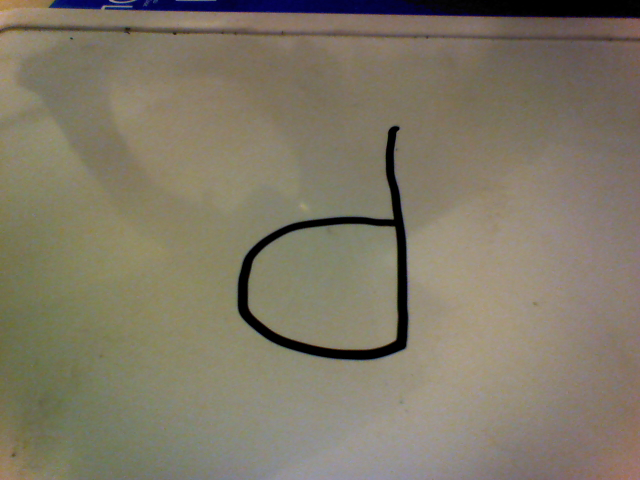
#> input picture P_OK/letterImage.png, 640 x 480 px
$ python getContours.py
#> lines starting #> are read from the running program, lines starting #| are printed output that depends on the picture; after the words box and inside, x2 and y2 are one past the last pixel; in counts of white or black regions, pixels touching at a corner belong together
import numpy as np
import cv2
import matplotlib.pyplot as plt
import pickle
from matplotlib import animation
from PIL import Image
from PIL import ImageEnhance

"""
INFO
cv2.findContours(thresh,cv2.RETR_TREE,cv2.CHAIN_APPROX_NONE) ==  return Numpy arrays of (x,y)
cv2.drawContours(IMG, arrays, DRAWINGMODE, COLOR, THICKNESS)
"""

n = 3
#image = 'sampleT.jpg'
image = 'letterImage.png'

#crop image to focus on letter
def reduceImage():
	im = Image.open(image)
#> im is the input picture: PIL image 640x480 RGB; mean R, G, B 127.7, 120.5, 103
	imArray = im.load()
	width,height = im.size
#> width = 640; height = 480
	reducX = 80
	reducY = 55
	box = (reducX,reducY, width-reducX,height-reducY)   #box(left,upper,right,lower)
#> box = (80, 55, 560, 425)
	im = im.crop(box)
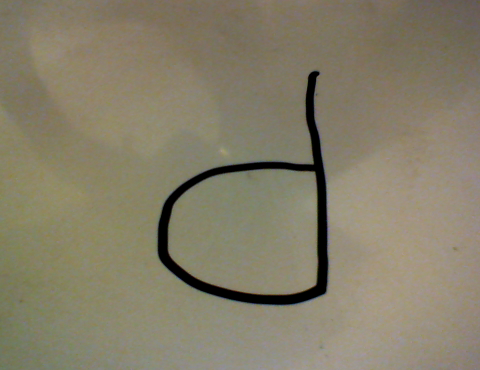
#> im: PIL image 480x370 RGB; mean R, G, B 133.3, 126.5, 105.4
	im.save('text'+str(n)+'.png')
	return im
	'''newImg = Image.new('RGB', (width-10,height-10))
	newArray = newImg.load()
	for y in range(10,height):
		for x in range(10,width):
			newArray[x-10,y-10] = (imArray[x,y])
			#print(imArray[x,y])
			#print(newArray[x,y])
	#img= Image.fromarray(newArray)'''

#increase saturation of pixels. Returns a numpy array
# NOT USED FOR NOW because loosing data rather than gaining some
def histoEqual(inputImg):
	imgArray = np.array(inputImg)
	#convert letter to BW so clahe can be applied to it
	imgray = cv2.cvtColor(imgArray,cv2.COLOR_BGR2GRAY)
	# create a CLAHE object (Arguments are optional).
	clahe = cv2.createCLAHE(clipLimit=2.0, tileGridSize=(8,8))
	cl1 = clahe.apply(imgray)

	clahename = 'equalized'+str(n)+'.png'
	cv2.imwrite(clahename,cl1)
	return cl1

#Inhance the saturation of picture to increase darkness of black pixels
# NOT USE EITHER. Barely increases the saturation of the back pixels
def enhanceColor(inputImg):
	converter = ImageEnhance.Color(inputImg)
	img2 = converter.enhance(2)
	newname = 'inhanced'+str(n)+'.png'
	img2.save(newname)
	return img2

#Isolate the dark pixels in image to isolate the letter
#Takes an Image, returns a numpy array
def isolateDarkPix(inputImg):
	imgArray = np.array(inputImg) 						#turn PIL image into numpy array for opencv functions
	#iterate through numpy array of img. If img.pixel value is greater than 50 (so if it's anything else than pure black), change it to 255 (white)
	imgArray[imgArray > 60] = 255
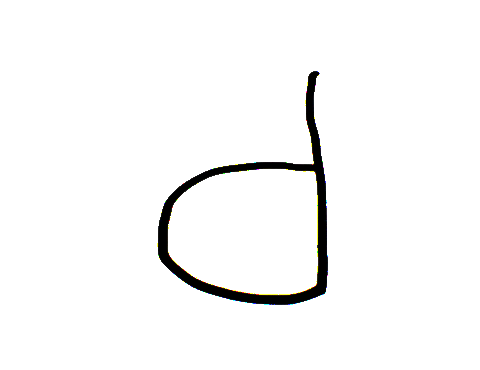
#> imgArray: shape (370, 480, 3); mean R, G, B 247.6, 247.6, 247.4
	newname = 'isolated'+str(n)+'.png'
	cv2.imwrite(newname,imgArray)
	return imgArray


def contoursOfImage(inputArray):
	imgray = cv2.cvtColor(inputArray,cv2.COLOR_BGR2GRAY)
	ret,thresh = cv2.threshold(imgray,127,255,cv2.THRESH_BINARY_INV)   #apply threshold, use binary inverse to focus on black part rather than white part. RETURN AN IMG
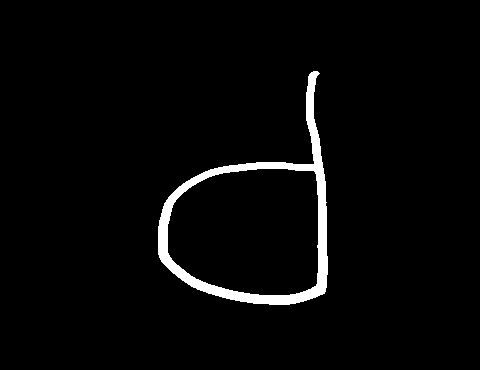
#> thresh: shape (370, 480); 2.9% white; 1 white region
	cv2.imwrite('threshold3.png',thresh)
	contours, hierarchy = cv2.findContours(thresh,cv2.RETR_TREE,cv2.CHAIN_APPROX_SIMPLE) #gets only important corners (in case straight lines). Consumes less space
#> contours = 2 contours; box (x1, y1, x2, y2) and area: (158, 71, 328, 305) 21257, (167, 168, 319, 296) 16592
	#contours, hierarchy = cv2.findContours(thresh,cv2.RETR_TREE,cv2.CHAIN_APPROX_NONE)  #gets all points. RETURN

	cv2.drawContours(inputArray, contours, -1, (0,255,0), 3) #draw contours
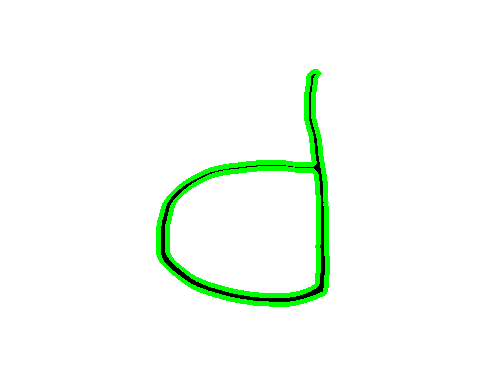
#> inputArray: shape (370, 480, 3); 3.23% of pixels changed, all inside (x1, y1, x2, y2) = (156, 69, 330, 307)
	#cv2.drawContours(inputArray, contours, -1, (0,255,0), -1) #fill inside edges

	#cv2.imwrite('object'+str(n)+'.png',inputArray)
	cv2.imwrite('object3NotIsolated.png',inputArray)
	#contours is a Python list of all the contours in the image. Each individual contour is a Numpy array of (x,y) coordinates of boundary points of the object.
	return contours


#Test function to give me information about the contour Array
def arrayInfo(list):
	#EACH ELEMENT IN LIST[N] IS A NUMPARY ARRAY OF X,Y POINTS

	f = open("Array.txt","w")
	i = 0
	for numpyArray in list:
		print("Contour"+str(i))
		f.write("Contour"+str(i)+"\n")
		#print type(numpyArray)
		print("shape of array: "+ str(numpyArray.shape))
		print("ndim of array: "+ str(numpyArray.ndim))
		print("size of array: "+ str(numpyArray.size))
		f.write("shape of array: "+ str(numpyArray.shape)+"\n" )
		f.write("ndim of array: "+ str(numpyArray.ndim)+"\n")
		f.write("size of array: "+ str(numpyArray.size)+"\n")
		#print("itemSize of array: "+ str(numpyArray.itemSize))
		print ("---------------")
		f.write("--------------- \n")
		i+=1


	#for numpyArray in list:
	#for v, value in np.ndenumerate(list[4]):
		#print value

	f.close()

#run through list of contours and return contour that contains the most points/data.
#returns a numpy array
def findRelevantContour(list):
	i = 0 #keep track of index in list
	maxValue,indexOfMax=0,0
	for numpyArray in list:
		if (numpyArray.shape[0]>maxValue):
			maxValue = numpyArray.shape[0]
			indexOfMax=i
		i+=1
	print("the Contour with the most points is contour: "+str(indexOfMax)+" with n.point: "+str(maxValue))

	return list[indexOfMax]


#clusterize the points of contour into boxes to get reduce the actual contour into one single line
#Contour is a numpy array of (x,y)points (numpyArray as well)
def clusterizeArray(contour):
	#holds the value of reference of each box to compare to value that needs to be placed in box.
	referencesPerBox = []
	listOfPoints = []
	listOfBoxes = []
	r = open("1-clusterisationProcess.txt","w")
	x = open("2-clusterisedArray.txt","w")

	#for x,y in (contoursList[4].flatten().reshape(-1,2)):
	#slicing array : array[start:stop:step]
	#contoursList[4].flatten().reshape(-1,2))[0:300:1]    IN CASE WE WANT TO FRAGMENT THE LIST
	showPoints((contour.flatten().reshape(-1,2)))
	for value in ( (contour.flatten().reshape(-1,2)) ):
		#Base case: List of Boxes is empty
		#Creates the first box and puts the first point from our numpArray in it
		if (not listOfBoxes):
			listOfPoints.append(value)
			referencesPerBox.append(value)
			listOfBoxes.append(listOfPoints)


		#List of Boxes has more than one box
		elif (len(listOfBoxes)>0):
			needNewBox = True
			#I'm using indexes here because it represents the number of the box
			for i in range(len(referencesPerBox)):
				#keep adding points that belong to box 0 into it. We use reference value of box for that: if the new value is greater or less than reference by 20, it belongs to a new box
				#create a new cluster everytime the diff between 2 points is bigger than 30 (the bigger the value, the less clusters)
				if ( (abs(value-referencesPerBox[i]) < 30).all() ):
					listOfBoxes[i].append(value)
					#print("value "+str(value)+" goes to box: "+str(i))
					r.write("value "+str(value)+" goes to box: "+str(i)+"\n")
					needNewBox = False

				else:
					#print ("value "+str(value)+"doesn't fit in box:"+str(i))
					r.write("value "+str(value)+"doesn't fit in box:"+str(i)+"\n")

			if needNewBox == True:
				#print("\nWe need a new box")
				r.write("We need a new box \n")
				#We came out of loop without finding a match so we create a new box. Then we get to next value (thanks to value loop), which will get access to new reference
				listOfPoints=[]
				listOfPoints.append(value)
				referencesPerBox.append(value) #new reference for box 1
				listOfBoxes.append(listOfPoints)
				#print ("length of Box list is NOW: "+ str(len(listOfBoxes)))
				r.write("length of Box list is NOW: "+ str(len(listOfBoxes))+"\n")
				#print("Reference list is now: "+str(len(referencesPerBox))+"\n")
				r.write("Reference list is now: "+str(len(referencesPerBox))+"\n")

	print("\n")
	#print(listOfBoxes)
	for i in range (len(listOfBoxes)):
		x.write("Box "+str(i)+": "+str(listOfBoxes[i])+"\n")

	x.close()
	r.close()
	return listOfBoxes


def averagingClusters(list):
	# new list to hold average point for each box/cluster
	newClusterList = []
	for i in range(len(list)):
		print("averaging points at box:"+str(i))
		#reset var
		totalX,totalY,averageX,averageY=0,0,0,0
		for x,y in list[i]:
			totalX+=x
			totalY+=y
		averageX=totalX/len(list[i])
		averageY=totalY/len(list[i])
		print(averageX,averageY)
		#create a new numpy array to store the x,y points and add it a new list of boxes (at right index, as index is the number of the box)
		point = np.array([averageX,averageY])
		newClusterList.insert(i,point)

	#print(newClusterList)
	f = open("3-averagedClusterisedArray.txt","w")
	for i in range (len(newClusterList)):
		f.write("Box "+str(i)+": "+str(newClusterList[i])+"\n")
	f.close()
	return newClusterList

#mirror the points on the x axis to flip the letter in the correct position
def mirrorPoints(list,imageWidth,imageHeight):
	mirroredArray = list #making a copy just in case
	for value in mirroredArray:
		newX = imageWidth-value[0]
		#newY = imageHeight-value[1]
		value[0]=newX
		#value[1]=newY

	f = open("4-averagedArrayMirrored.txt","w")
	for value in mirroredArray:
		f.write(str(value)+"\n")
	f.close()

	#save array into a file that the robot can use
	pickle.dump(mirroredArray, open( "letter.p", "wb" ) )

	return mirroredArray


def showPoints(list):
	for x,y in list:
		plt.scatter(x, y)
	plt.show()

def drawLetter(list):
	plt.axes()
	for i in range(len(list)):
		print(i)
		if(i!=(len(list)-1)):
			print("x are: ",str((list[i])[0])," ",str((list[i+1])[0])," y are: ", str((list[i])[1]), " ", str((list[i+1])[1]))
			print("drawing line between points ",str(list[i]), " ",str(list[i+1]))
			dotted_line = plt.Line2D(( (list[i])[0], (list[i+1])[0]), ((list[i])[0], (list[i+1])[1]), lw=5.,
							 ls='-.', marker='.',
							 markersize=50,
							 markerfacecolor='r',
							 markeredgecolor='r',
							 alpha=0.5)
			plt.gca().add_line(dotted_line)
			#plt.scatter(x, y)
	plt.axis('scaled')
	plt.show()


if __name__ == '__main__':
	croppedImg = reduceImage()				#image
	#enhanceImg = enhanceColor(croppedImg)   #image
	blackPixArray = isolateDarkPix(croppedImg)  #array
	cont = contoursOfImage(blackPixArray)		#contour is a list of numpyArrays(which contain (x,y) numparray)
#> cont has the same summary as contours in contoursOfImage
	#Give us info about what the list of contours contains
	arrayInfo(cont)
#> the loop in arrayInfo, `for numpyArray in list:` made 2 passes
#> i on passes 1 to 2: 1, 2
#| Contour0
#| shape of array: (211, 1, 2)
#| ndim of array: 3
#| size of array: 422
#| ---------------
#| Contour1
#| shape of array: (140, 1, 2)
#| ndim of array: 3
#| size of array: 280
#| ---------------
#> after the loop in arrayInfo, `for numpyArray in list:`: i = 2
	#Get the contour with the most points, to discard contours that are just noise in the picture
	relevantContour = findRelevantContour(cont)
#> the loop in findRelevantContour, `for numpyArray in list:` made 2 passes
#> (maxValue, indexOfMax, i) on pass 1: (211, 0, 1)
#> after the loop in findRelevantContour, `for numpyArray in list:`: indexOfMax = 0; maxValue = 211
#| the Contour with the most points is contour: 0 with n.point: 211
#> relevantContour = contour of 211 points, box (x1, y1, x2, y2) (158, 71, 328, 305), area 21257


	#Arrange the array into clusters to find the average points that constitute the letter (and trajectory)
	clusters = clusterizeArray(relevantContour)
#> the loop in showPoints, `for x,y in list:` made 211 passes
#> (x, y) on passes 1 to 3: (313, 71), (312, 72), (311, 72)
#> in showPoints, `plt.show()`:
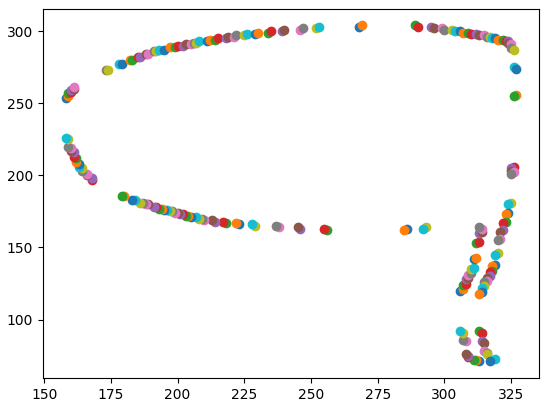
#> figure drawn by matplotlib, 1 panel
#> the loop in clusterizeArray, `for value in ( (contour.flatten().reshape(-1,2)) ):` made 211 passes
#> value on passes 1 to 12: [313, 71], [312, 72], [311, 72], [309, 74], [309, 75], [308, 76], [308, 85], [307, 86], [307, 91], [306, 92], [306, 120], [307, 121]
#> after the loop in clusterizeArray, `for value in ( (contour.flatten().reshape(-1,2)) ):`: listOfBoxes = 15 items; referencesPerBox = [[313, 71], [306, 120], [312, 153], [256, 162], [223, 166], [193, 177], [163, 206], [158, 254], [188, 284], [218, 295], [252, 302], [289, 304], [319, 295], [327, 256], [326, 206]]
#> the loop in clusterizeArray, `for i in range (len(listOfBoxes)):` made 15 passes
#> clusters = 15 items
	averagedClusters = averagingClusters(clusters)
#> the loop in averagingClusters, `for i in range(len(list)):` made 15 passes
#> (averageX, averageY) on passes 1 to 12: (312.1, 80.05), (313.1, 127.7), (314.5, 154.3), (241.8, 164), (206.1, 171.5), (179.3, 188.1), (160.7, 215.5), (170.5, 268.5), (201.4, 289.8), (230.8, 298.5), (260.5, 303), (305.5, 299.5)
#> (printed output is left out)
#> after the loop in averagingClusters, `for i in range(len(list)):`: newClusterList = [[312.1, 80.05], [313.1, 127.7], [314.5, 154.3], [241.8, 164], [206.1, 171.5], [179.3, 188.1], [160.7, 215.5], [170.5, 268.5], [201.4, 289.8], [230.8, 298.5], [260.5, 303], [305.5, 299.5], [323.7, 288.7], [326.5, 255.5], [325.1, 196.9]]
#> the loop in averagingClusters, `for i in range (len(newClusterList)):` made 15 passes
#> averagedClusters has the same summary as newClusterList in averagingClusters
	#drawLetter(averagedClusters)
	#reverse letter for robot
	imWidth, imHeight = croppedImg.size
#> imWidth = 480; imHeight = 370
	mirroredClusters = mirrorPoints(averagedClusters,imWidth,imHeight)
#> in mirrorPoints, `mirroredArray = list`: mirroredArray has the same summary as newClusterList in averagingClusters
#> the loop in mirrorPoints, `for value in mirroredArray:` made 15 passes
#> newX on passes 1 to 12: 167.9, 166.9, 165.5, 238.2, 273.9, 300.7, 319.3, 309.5, 278.6, 249.2, 219.5, 174.5
#> the loop in mirrorPoints, `for value in mirroredArray:` made 15 passes
#> mirroredClusters = [[167.9, 80.05], [166.9, 127.7], [165.5, 154.3], [238.2, 164], [273.9, 171.5], [300.7, 188.1], [319.3, 215.5], [309.5, 268.5], [278.6, 289.8], [249.2, 298.5], [219.5, 303], [174.5, 299.5], [156.3, 288.7], [153.5, 255.5], [154.9, 196.9]]
	showPoints(mirroredClusters)
#> the loop in showPoints (call 2), `for x,y in list:` made 15 passes
#> in showPoints (call 2), `plt.show()`:
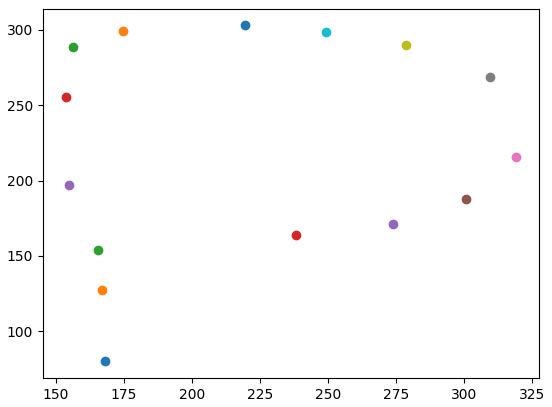
#> figure drawn by matplotlib, 1 panel
	drawLetter(mirroredClusters)
#> the loop in drawLetter, `for i in range(len(list)):` made 15 passes
#> (printed output is left out)
#> in drawLetter, `plt.show()`:
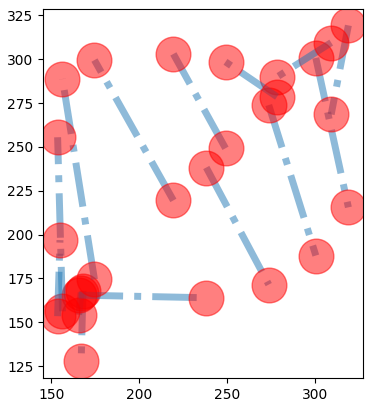
#> figure drawn by matplotlib, 1 panel

$ run again, with P_OK/list1.png copied over P_OK/letterImage.png
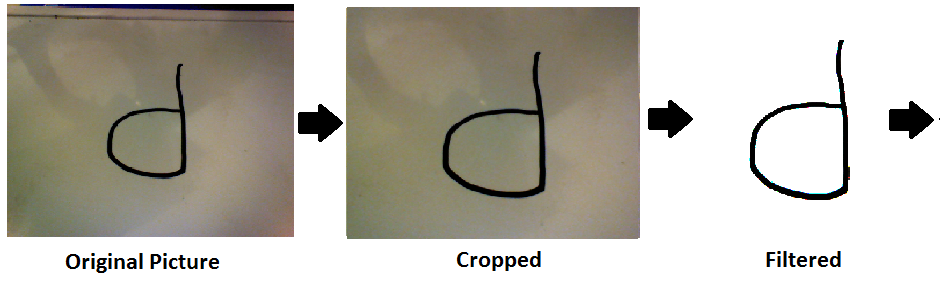
#> input picture P_OK/list1.png, 942 x 287 px
#> in reduceImage, im is the input picture: PIL image 942x287 RGBA; mean R, G, B, A 186.5, 183, 173.4, 255
#> im: PIL image 782x177 RGBA
#> in contoursOfImage, `ret,thresh = cv2.threshold(imgray,127,255,cv2.THRESH_BINARY_INV)`:
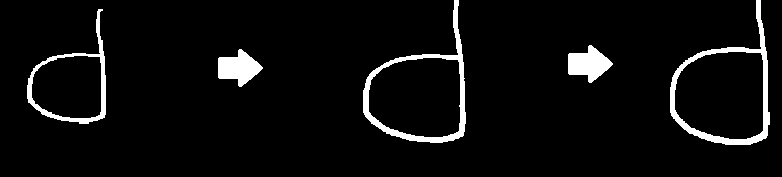
#> thresh: shape (177, 782); 5.1% white; 5 white regions
#> contours = 8 contours; box (x1, y1, x2, y2) and area: (670, 0, 770, 145) 8398, (363, 0, 466, 143) 7901, (674, 51, 764, 140) 6758, (368, 57, 461, 138) 6335, (27, 9, 106, 124) 4744, (31, 55, 102, 119) 3816, (218, 49, 263, 87) 938, (568, 45, 613, 83) 938
#> inputArray: shape (177, 782, 4); mean R, G, B, A 233.7, 252.3, 233.7, 236.5
#> cont has the same summary as contours in contoursOfImage
#> the loop in arrayInfo, `for numpyArray in list:` made 8 passes
#> (printed output is left out)
#> after the loop in arrayInfo, `for numpyArray in list:`: i = 8
#> the loop in findRelevantContour, `for numpyArray in list:` made 8 passes
#> maxValue on passes 1, 3, 5: 28, 104, 125
#> after the loop in findRelevantContour, `for numpyArray in list:`: indexOfMax = 4; maxValue = 125
#| the Contour with the most points is contour: 4 with n.point: 125
#> relevantContour = contour of 125 points, box (x1, y1, x2, y2) (670, 0, 770, 145), area 8398
#> the loop in showPoints, `for x,y in list:` made 125 passes
#> (x, y) on passes 1 to 8: (756, 0), (756, 18), (757, 19), (757, 21), (758, 22), (758, 26), (759, 27), (759, 33)
#> the loop in clusterizeArray, `for value in ( (contour.flatten().reshape(-1,2)) ):` made 125 passes
#> after the loop in clusterizeArray, `for value in ( (contour.flatten().reshape(-1,2)) ):`: listOfBoxes = 9 items; referencesPerBox = [[756, 0], [759, 33], [727, 47], [697, 53], [671, 86], [673, 117], [704, 138], [750, 144], [769, 112]]
#> the loop in clusterizeArray, `for i in range (len(listOfBoxes)):` made 9 passes
#> clusters = 9 items
#> the loop in averagingClusters, `for i in range(len(list)):` made 9 passes
#> (averageX, averageY) on passes 1 to 8: (759.3, 19.43), (759.8, 40.5), (710.8, 50), (681.7, 65.57), (670.6, 102.6), (686.5, 128.4), (713.5, 141), (760.5, 137.2)
#> (printed output is left out)
#> after the loop in averagingClusters, `for i in range(len(list)):`: newClusterList = [[759.3, 19.43], [759.8, 40.5], [710.8, 50], [681.7, 65.57], [670.6, 102.6], [686.5, 128.4], [713.5, 141], [760.5, 137.2], [768, 111.7]]
#> the loop in averagingClusters, `for i in range (len(newClusterList)):` made 9 passes
#> averagedClusters has the same summary as newClusterList in averagingClusters
#> mirroredArray has the same summary as newClusterList in averagingClusters
#> the loop in mirrorPoints, `for value in mirroredArray:` made 9 passes
#> newX on passes 1 to 8: 22.71, 22.17, 71.17, 100.3, 111.4, 95.5, 68.5, 21.53
#> the loop in mirrorPoints, `for value in mirroredArray:` made 9 passes
#> mirroredClusters = [[22.71, 19.43], [22.17, 40.5], [71.17, 50], [100.3, 65.57], [111.4, 102.6], [95.5, 128.4], [68.5, 141], [21.53, 137.2], [14, 111.7]]
#> the loop in showPoints (call 2), `for x,y in list:` made 9 passes
#> the loop in drawLetter, `for i in range(len(list)):` made 9 passes
#> (printed output is left out)
#> in drawLetter, `plt.show()`:
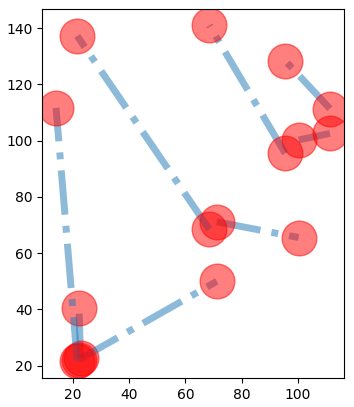
#> figure drawn by matplotlib, 1 panel
